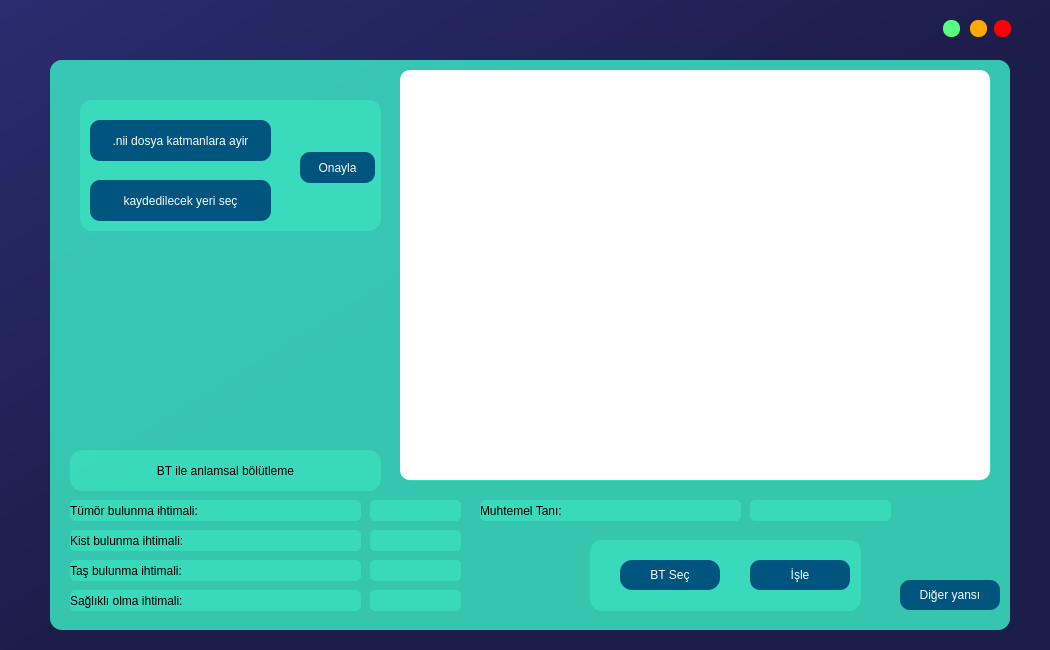
<?xml version="1.0" encoding="UTF-8"?>
<ui version="4.0">
 <class>Dialog</class>
 <widget class="QDialog" name="Dialog">
  <property name="geometry">
   <rect>
    <x>0</x>
    <y>0</y>
    <width>1050</width>
    <height>650</height>
   </rect>
  </property>
  <property name="windowTitle">
   <string>Dialog</string>
  </property>
  <property name="styleSheet">
   <string notr="true">background-color: qlineargradient(spread:pad, x1:0, y1:0, x2:1, y2:1, stop:0 rgba(42, 44, 111, 255), stop:0.521368 rgba(28, 29, 73, 255));border-radius: 30px;</string>
  </property>
  <widget class="QFrame" name="frame">
   <property name="geometry">
    <rect>
     <x>50</x>
     <y>59</y>
     <width>1050</width>
     <height>960</height>
    </rect>
   </property>
   <property name="styleSheet">
    <string notr="true">background-color: none;</string>
   </property>
   <property name="frameShape">
    <enum>QFrame::StyledPanel</enum>
   </property>
   <property name="frameShadow">
    <enum>QFrame::Raised</enum>
   </property>
  </widget>
  <widget class="QPushButton" name="btn_kapa">
   <property name="geometry">
    <rect>
     <x>994</x>
     <y>20</y>
     <width>17</width>
     <height>17</height>
    </rect>
   </property>
   <property name="minimumSize">
    <size>
     <width>16</width>
     <height>16</height>
    </size>
   </property>
   <property name="maximumSize">
    <size>
     <width>17</width>
     <height>17</height>
    </size>
   </property>
   <property name="toolTip">
    <string>Close</string>
   </property>
   <property name="styleSheet">
    <string notr="true">QPushButton {
	border: none;
	border-radius: 8px;		
	background-color: rgb(255, 0, 0);
}
QPushButton:hover {		
	background-color: rgba(255, 0, 0, 150);
}</string>
   </property>
   <property name="text">
    <string/>
   </property>
  </widget>
  <widget class="QLabel" name="logo">
   <property name="geometry">
    <rect>
     <x>0</x>
     <y>10</y>
     <width>71</width>
     <height>51</height>
    </rect>
   </property>
   <property name="styleSheet">
    <string notr="true">background-color:none;
image: url(:/logom/tubitak_logo.png);</string>
   </property>
   <property name="text">
    <string/>
   </property>
  </widget>
  <widget class="QStackedWidget" name="stackedWidget">
   <property name="geometry">
    <rect>
     <x>50</x>
     <y>60</y>
     <width>960</width>
     <height>570</height>
    </rect>
   </property>
   <property name="styleSheet">
    <string notr="true">background-color: rgb(60, 231, 195,150);
border-radius: 12px;
</string>
   </property>
   <property name="currentIndex">
    <number>0</number>
   </property>
   <widget class="QWidget" name="page">
    <property name="styleSheet">
     <string notr="true">background-color: rgb(60, 231, 195,150);
</string>
    </property>
    <widget class="QLabel" name="tumor_i_t">
     <property name="geometry">
      <rect>
       <x>20</x>
       <y>440</y>
       <width>291</width>
       <height>21</height>
      </rect>
     </property>
     <property name="styleSheet">
      <string notr="true">border-radius: 5px;image:none;
font: 75 14pt &quot;MS Shell Dlg 2&quot;;</string>
     </property>
     <property name="text">
      <string>Tümör bulunma ihtimali:</string>
     </property>
    </widget>
    <widget class="QWidget" name="Roket_Map" native="true">
     <property name="geometry">
      <rect>
       <x>350</x>
       <y>10</y>
       <width>591</width>
       <height>411</height>
      </rect>
     </property>
     <widget class="QLabel" name="bt_2">
      <property name="geometry">
       <rect>
        <x>0</x>
        <y>0</y>
        <width>590</width>
        <height>410</height>
       </rect>
      </property>
      <property name="styleSheet">
       <string notr="true">background-color: rgb(255, 255, 255);
border-radius: 10px;
image:none;</string>
      </property>
      <property name="text">
       <string/>
      </property>
     </widget>
    </widget>
    <widget class="QPushButton" name="isle_onay">
     <property name="geometry">
      <rect>
       <x>700</x>
       <y>500</y>
       <width>100</width>
       <height>30</height>
      </rect>
     </property>
     <property name="styleSheet">
      <string notr="true">QPushButton {
	color:rgb(250,250,250);
	font: 75 16pt &quot;MS Shell Dlg 2&quot;;
	border: none;
	border-radius: 10px;		
	background-color:  rgb(0, 85, 127);
}
QPushButton:hover {	
	background-color: rgb(0, 85, 127, 100);
}</string>
     </property>
     <property name="text">
      <string>İşle</string>
     </property>
    </widget>
    <widget class="QPushButton" name="bt_sec">
     <property name="geometry">
      <rect>
       <x>570</x>
       <y>500</y>
       <width>100</width>
       <height>30</height>
      </rect>
     </property>
     <property name="styleSheet">
      <string notr="true">QPushButton {
	border: none;
	color:rgb(250,250,250);

	background-color: rgb(0, 85, 127);
	font: 75 16pt &quot;MS Shell Dlg 2&quot;;
}
QPushButton:hover {	
	background-color: rgba(0, 85, 127, 150);
}</string>
     </property>
     <property name="text">
      <string>BT Seç</string>
     </property>
    </widget>
    <widget class="QLabel" name="kist_t">
     <property name="geometry">
      <rect>
       <x>20</x>
       <y>470</y>
       <width>291</width>
       <height>21</height>
      </rect>
     </property>
     <property name="styleSheet">
      <string notr="true">border-radius: 5px;image:none;
font: 75 14pt &quot;MS Shell Dlg 2&quot;;</string>
     </property>
     <property name="text">
      <string>Kist bulunma ihtimali:</string>
     </property>
    </widget>
    <widget class="QLabel" name="tas_t">
     <property name="geometry">
      <rect>
       <x>20</x>
       <y>500</y>
       <width>291</width>
       <height>21</height>
      </rect>
     </property>
     <property name="styleSheet">
      <string notr="true">border-radius: 5px;image:none;
font: 75 14pt &quot;MS Shell Dlg 2&quot;;</string>
     </property>
     <property name="text">
      <string>Taş bulunma ihtimali:</string>
     </property>
    </widget>
    <widget class="QLabel" name="normal_t">
     <property name="geometry">
      <rect>
       <x>20</x>
       <y>530</y>
       <width>291</width>
       <height>21</height>
      </rect>
     </property>
     <property name="styleSheet">
      <string notr="true">border-radius: 5px;image:none;
font: 75 14pt &quot;MS Shell Dlg 2&quot;;</string>
     </property>
     <property name="text">
      <string>Sağlıklı olma ihtimali:</string>
     </property>
    </widget>
    <widget class="QPushButton" name="nii_katman">
     <property name="geometry">
      <rect>
       <x>40</x>
       <y>60</y>
       <width>181</width>
       <height>41</height>
      </rect>
     </property>
     <property name="styleSheet">
      <string notr="true">QPushButton {
	color:rgb(250,250,250);
	border: none;
	border-radius: 10px;		
	background-color:  rgb(0, 85, 127);
	
	font: 75 11pt &quot;MS Shell Dlg 2&quot;;
}
QPushButton:hover {	
	background-color: rgb(0, 85, 127, 100);
}</string>
     </property>
     <property name="text">
      <string>.nii dosya katmanlara ayir</string>
     </property>
    </widget>
    <widget class="QPushButton" name="ni_kaydet">
     <property name="geometry">
      <rect>
       <x>40</x>
       <y>120</y>
       <width>181</width>
       <height>41</height>
      </rect>
     </property>
     <property name="styleSheet">
      <string notr="true">QPushButton {
	font: 11pt &quot;MS Shell Dlg 2&quot;;
	color:rgb(250,250,250);
	border: none;
	border-radius: 10px;		
	background-color:  rgb(0, 85, 127);
}
QPushButton:hover {	
	background-color: rgb(0, 85, 127, 100);
}</string>
     </property>
     <property name="text">
      <string>kaydedilecek yeri seç</string>
     </property>
    </widget>
    <widget class="QPushButton" name="ni_onayla">
     <property name="geometry">
      <rect>
       <x>250</x>
       <y>92</y>
       <width>75</width>
       <height>31</height>
      </rect>
     </property>
     <property name="styleSheet">
      <string notr="true">QPushButton {
	color:rgb(250,250,250);
	border: none;
	border-radius: 10px;		
	background-color:  rgb(0, 85, 127);
}
QPushButton:hover {	
	background-color: rgb(0, 85, 127, 100);
}</string>
     </property>
     <property name="text">
      <string>Onayla</string>
     </property>
    </widget>
    <widget class="QLabel" name="label">
     <property name="geometry">
      <rect>
       <x>30</x>
       <y>40</y>
       <width>301</width>
       <height>131</height>
      </rect>
     </property>
     <property name="text">
      <string/>
     </property>
    </widget>
    <widget class="QLabel" name="label_2">
     <property name="geometry">
      <rect>
       <x>540</x>
       <y>480</y>
       <width>271</width>
       <height>71</height>
      </rect>
     </property>
     <property name="text">
      <string/>
     </property>
    </widget>
    <widget class="QLabel" name="t_ihtimal">
     <property name="geometry">
      <rect>
       <x>320</x>
       <y>440</y>
       <width>91</width>
       <height>21</height>
      </rect>
     </property>
     <property name="styleSheet">
      <string notr="true">border-radius: 5px;image:none;
font: 75 14pt &quot;MS Shell Dlg 2&quot;;</string>
     </property>
     <property name="text">
      <string/>
     </property>
    </widget>
    <widget class="QLabel" name="kist_ihtimal">
     <property name="geometry">
      <rect>
       <x>320</x>
       <y>470</y>
       <width>91</width>
       <height>21</height>
      </rect>
     </property>
     <property name="styleSheet">
      <string notr="true">border-radius: 5px;image:none;
font: 75 14pt &quot;MS Shell Dlg 2&quot;;</string>
     </property>
     <property name="text">
      <string/>
     </property>
    </widget>
    <widget class="QLabel" name="tas_ihtimal">
     <property name="geometry">
      <rect>
       <x>320</x>
       <y>500</y>
       <width>91</width>
       <height>21</height>
      </rect>
     </property>
     <property name="styleSheet">
      <string notr="true">border-radius: 5px;image:none;
font: 75 14pt &quot;MS Shell Dlg 2&quot;;</string>
     </property>
     <property name="text">
      <string/>
     </property>
    </widget>
    <widget class="QLabel" name="normal_ihtimal">
     <property name="geometry">
      <rect>
       <x>320</x>
       <y>530</y>
       <width>91</width>
       <height>21</height>
      </rect>
     </property>
     <property name="styleSheet">
      <string notr="true">border-radius: 5px;image:none;
font: 75 14pt &quot;MS Shell Dlg 2&quot;;</string>
     </property>
     <property name="text">
      <string/>
     </property>
    </widget>
    <widget class="QPushButton" name="d_yansi">
     <property name="geometry">
      <rect>
       <x>850</x>
       <y>520</y>
       <width>100</width>
       <height>30</height>
      </rect>
     </property>
     <property name="styleSheet">
      <string notr="true">QPushButton {
	font: 75 11pt &quot;MS Shell Dlg 2&quot;;
	color:rgb(250,250,250);
	border: none;
	border-radius: 10px;		
	background-color:  rgb(0, 85, 127);
}
QPushButton:hover {	
	background-color: rgb(0, 85, 127, 100);
}</string>
     </property>
     <property name="text">
      <string>Diğer yansı</string>
     </property>
    </widget>
    <widget class="QLabel" name="bt_semantic">
     <property name="geometry">
      <rect>
       <x>20</x>
       <y>390</y>
       <width>311</width>
       <height>41</height>
      </rect>
     </property>
     <property name="styleSheet">
      <string notr="true">font: 75 16pt &quot;MS Shell Dlg 2&quot;;</string>
     </property>
     <property name="text">
      <string>BT ile anlamsal bölütleme</string>
     </property>
     <property name="alignment">
      <set>Qt::AlignCenter</set>
     </property>
    </widget>
    <widget class="QLabel" name="t_tani">
     <property name="geometry">
      <rect>
       <x>700</x>
       <y>440</y>
       <width>141</width>
       <height>21</height>
      </rect>
     </property>
     <property name="styleSheet">
      <string notr="true">border-radius: 5px;image:none;
font: 75 14pt &quot;MS Shell Dlg 2&quot;;</string>
     </property>
     <property name="text">
      <string/>
     </property>
    </widget>
    <widget class="QLabel" name="muhtemel_text">
     <property name="geometry">
      <rect>
       <x>430</x>
       <y>440</y>
       <width>261</width>
       <height>21</height>
      </rect>
     </property>
     <property name="styleSheet">
      <string notr="true">border-radius: 5px;image:none;
font: 75 14pt &quot;MS Shell Dlg 2&quot;;</string>
     </property>
     <property name="text">
      <string>Muhtemel Tanı:</string>
     </property>
    </widget>
    <widget class="QLabel" name="label_5">
     <property name="geometry">
      <rect>
       <x>40</x>
       <y>200</y>
       <width>261</width>
       <height>171</height>
      </rect>
     </property>
     <property name="styleSheet">
      <string notr="true">background-color:none;
image: url(:/logo_meb/meb_logo.png);</string>
     </property>
     <property name="text">
      <string/>
     </property>
    </widget>
    <zorder>tumor_i_t</zorder>
    <zorder>Roket_Map</zorder>
    <zorder>kist_t</zorder>
    <zorder>tas_t</zorder>
    <zorder>normal_t</zorder>
    <zorder>label</zorder>
    <zorder>nii_katman</zorder>
    <zorder>ni_kaydet</zorder>
    <zorder>ni_onayla</zorder>
    <zorder>label_2</zorder>
    <zorder>bt_sec</zorder>
    <zorder>isle_onay</zorder>
    <zorder>t_ihtimal</zorder>
    <zorder>kist_ihtimal</zorder>
    <zorder>tas_ihtimal</zorder>
    <zorder>normal_ihtimal</zorder>
    <zorder>d_yansi</zorder>
    <zorder>bt_semantic</zorder>
    <zorder>t_tani</zorder>
    <zorder>muhtemel_text</zorder>
    <zorder>label_5</zorder>
   </widget>
   <widget class="QWidget" name="page_2">
    <property name="styleSheet">
     <string notr="true"/>
    </property>
    <widget class="QTextEdit" name="h_oyku">
     <property name="geometry">
      <rect>
       <x>460</x>
       <y>300</y>
       <width>481</width>
       <height>211</height>
      </rect>
     </property>
     <property name="styleSheet">
      <string notr="true">font: 14pt &quot;MS Shell Dlg 2&quot;;</string>
     </property>
    </widget>
    <widget class="QLabel" name="h_yas_t">
     <property name="geometry">
      <rect>
       <x>20</x>
       <y>60</y>
       <width>271</width>
       <height>31</height>
      </rect>
     </property>
     <property name="styleSheet">
      <string notr="true">border-radius: 5px;image:none;
font: 75 14pt &quot;MS Shell Dlg 2&quot;;</string>
     </property>
     <property name="text">
      <string>Yaşı</string>
     </property>
     <property name="alignment">
      <set>Qt::AlignCenter</set>
     </property>
    </widget>
    <widget class="QLineEdit" name="h_isim">
     <property name="geometry">
      <rect>
       <x>320</x>
       <y>20</y>
       <width>291</width>
       <height>31</height>
      </rect>
     </property>
     <property name="styleSheet">
      <string notr="true">border-radius: 5px;image:none;
font: 75 14pt &quot;MS Shell Dlg 2&quot;;</string>
     </property>
     <property name="text">
      <string/>
     </property>
    </widget>
    <widget class="QLabel" name="h_cinsiyet_t">
     <property name="geometry">
      <rect>
       <x>20</x>
       <y>100</y>
       <width>271</width>
       <height>31</height>
      </rect>
     </property>
     <property name="styleSheet">
      <string notr="true">border-radius: 5px;image:none;
font: 75 14pt &quot;MS Shell Dlg 2&quot;;</string>
     </property>
     <property name="text">
      <string>Cinsiyeti</string>
     </property>
     <property name="alignment">
      <set>Qt::AlignCenter</set>
     </property>
    </widget>
    <widget class="QLineEdit" name="h_cinsiyet">
     <property name="geometry">
      <rect>
       <x>320</x>
       <y>100</y>
       <width>291</width>
       <height>31</height>
      </rect>
     </property>
     <property name="styleSheet">
      <string notr="true">border-radius: 5px;image:none;
font: 75 14pt &quot;MS Shell Dlg 2&quot;;</string>
     </property>
     <property name="text">
      <string/>
     </property>
    </widget>
    <widget class="QLineEdit" name="h_yas">
     <property name="geometry">
      <rect>
       <x>320</x>
       <y>60</y>
       <width>291</width>
       <height>31</height>
      </rect>
     </property>
     <property name="styleSheet">
      <string notr="true">border-radius: 5px;image:none;
font: 75 14pt &quot;MS Shell Dlg 2&quot;;</string>
     </property>
     <property name="text">
      <string/>
     </property>
    </widget>
    <widget class="QLabel" name="h_iletisim_t">
     <property name="geometry">
      <rect>
       <x>20</x>
       <y>140</y>
       <width>271</width>
       <height>31</height>
      </rect>
     </property>
     <property name="styleSheet">
      <string notr="true">border-radius: 5px;image:none;
font: 75 14pt &quot;MS Shell Dlg 2&quot;;</string>
     </property>
     <property name="text">
      <string>İletişim Bilgisi (Email)</string>
     </property>
     <property name="alignment">
      <set>Qt::AlignCenter</set>
     </property>
    </widget>
    <widget class="QLabel" name="h_isim_t">
     <property name="geometry">
      <rect>
       <x>20</x>
       <y>20</y>
       <width>271</width>
       <height>31</height>
      </rect>
     </property>
     <property name="styleSheet">
      <string notr="true">border-radius: 5px;image:none;
font: 75 14pt &quot;MS Shell Dlg 2&quot;;</string>
     </property>
     <property name="text">
      <string>Hasta İsim Soy İsim</string>
     </property>
     <property name="alignment">
      <set>Qt::AlignCenter</set>
     </property>
    </widget>
    <widget class="QLineEdit" name="h_email">
     <property name="geometry">
      <rect>
       <x>320</x>
       <y>140</y>
       <width>291</width>
       <height>31</height>
      </rect>
     </property>
     <property name="styleSheet">
      <string notr="true">border-radius: 5px;image:none;
font: 75 14pt &quot;MS Shell Dlg 2&quot;;</string>
     </property>
     <property name="text">
      <string/>
     </property>
    </widget>
    <widget class="QLabel" name="h_tani_oyku">
     <property name="geometry">
      <rect>
       <x>660</x>
       <y>270</y>
       <width>271</width>
       <height>21</height>
      </rect>
     </property>
     <property name="layoutDirection">
      <enum>Qt::RightToLeft</enum>
     </property>
     <property name="styleSheet">
      <string notr="true">border-radius: 5px;image:none;
font: 75 14pt &quot;MS Shell Dlg 2&quot;;</string>
     </property>
     <property name="text">
      <string>Tanı ve Hastanın Öyküsü</string>
     </property>
     <property name="alignment">
      <set>Qt::AlignCenter</set>
     </property>
    </widget>
    <widget class="QLabel" name="u_dil">
     <property name="geometry">
      <rect>
       <x>10</x>
       <y>490</y>
       <width>151</width>
       <height>31</height>
      </rect>
     </property>
     <property name="styleSheet">
      <string notr="true">border-radius: 5px;image:none;
font: 75 14pt &quot;MS Shell Dlg 2&quot;;</string>
     </property>
     <property name="text">
      <string>Uygulama Dili</string>
     </property>
     <property name="alignment">
      <set>Qt::AlignCenter</set>
     </property>
    </widget>
    <widget class="QPushButton" name="turkce">
     <property name="geometry">
      <rect>
       <x>10</x>
       <y>530</y>
       <width>75</width>
       <height>23</height>
      </rect>
     </property>
     <property name="styleSheet">
      <string notr="true">QPushButton {
	color:rgb(250,250,250);
	border: none;
	border-radius: 10px;		
	background-color:  rgb(0, 85, 127);
}
QPushButton:hover {	
	background-color: rgb(0, 85, 127, 100);
}</string>
     </property>
     <property name="text">
      <string>Türkçe</string>
     </property>
    </widget>
    <widget class="QPushButton" name="english">
     <property name="geometry">
      <rect>
       <x>90</x>
       <y>530</y>
       <width>75</width>
       <height>23</height>
      </rect>
     </property>
     <property name="styleSheet">
      <string notr="true">QPushButton {
	color:rgb(250,250,250);
	border: none;
	border-radius: 10px;		
	background-color:  rgb(0, 85, 127);
}
QPushButton:hover {	
	background-color: rgb(0, 85, 127, 100);
}</string>
     </property>
     <property name="text">
      <string>English</string>
     </property>
    </widget>
    <widget class="QLabel" name="y_tahlil_t">
     <property name="geometry">
      <rect>
       <x>20</x>
       <y>280</y>
       <width>361</width>
       <height>31</height>
      </rect>
     </property>
     <property name="styleSheet">
      <string notr="true">border-radius: 5px;image:none;
font: 100 14pt &quot;MS Shell Dlg 2&quot;;</string>
     </property>
     <property name="text">
      <string>Yapılacak Tahliller ve İşlemler</string>
     </property>
     <property name="alignment">
      <set>Qt::AlignCenter</set>
     </property>
    </widget>
    <widget class="QTextEdit" name="y_islem">
     <property name="geometry">
      <rect>
       <x>20</x>
       <y>320</y>
       <width>371</width>
       <height>151</height>
      </rect>
     </property>
     <property name="styleSheet">
      <string notr="true">font: 75 14pt &quot;MS Shell Dlg 2&quot;;</string>
     </property>
    </widget>
    <widget class="QPushButton" name="h_kaydet">
     <property name="geometry">
      <rect>
       <x>330</x>
       <y>530</y>
       <width>171</width>
       <height>23</height>
      </rect>
     </property>
     <property name="styleSheet">
      <string notr="true">QPushButton {
	color:rgb(250,250,250);
	border: none;
	border-radius: 10px;		
	background-color:  rgb(0, 85, 127);
	font: 75 12pt &quot;MS Shell Dlg 2&quot;;
}
QPushButton:hover {	
	background-color: rgb(0, 85, 127, 100);
}</string>
     </property>
     <property name="text">
      <string>İŞLE</string>
     </property>
    </widget>
    <widget class="QPushButton" name="d_yansi_2">
     <property name="geometry">
      <rect>
       <x>850</x>
       <y>520</y>
       <width>100</width>
       <height>30</height>
      </rect>
     </property>
     <property name="styleSheet">
      <string notr="true">QPushButton {
	color:rgb(250,250,250);
	border: none;
	border-radius: 10px;		
	background-color:  rgb(0, 85, 127);
	font: 75 11pt &quot;MS Shell Dlg 2&quot;;

}
QPushButton:hover {	
	background-color: rgb(0, 85, 127, 100);
}</string>
     </property>
     <property name="text">
      <string>Diğer yansı</string>
     </property>
    </widget>
    <widget class="QPushButton" name="hasta_bilgi_kaydet">
     <property name="geometry">
      <rect>
       <x>640</x>
       <y>130</y>
       <width>101</width>
       <height>31</height>
      </rect>
     </property>
     <property name="styleSheet">
      <string notr="true">QPushButton {
	color:rgb(250,250,250);
	border: none;
	border-radius: 10px;		
	background-color:  rgb(0, 85, 127);
}
QPushButton:hover {	
	background-color: rgb(0, 85, 127, 100);
}</string>
     </property>
     <property name="text">
      <string>Tüm bilgileri Kaydet</string>
     </property>
    </widget>
    <widget class="QLineEdit" name="id_no">
     <property name="geometry">
      <rect>
       <x>680</x>
       <y>20</y>
       <width>101</width>
       <height>31</height>
      </rect>
     </property>
     <property name="styleSheet">
      <string notr="true">border-radius: 5px;image:none;
font: 75 11pt &quot;MS Shell Dlg 2&quot;;</string>
     </property>
     <property name="text">
      <string/>
     </property>
    </widget>
    <widget class="QLabel" name="h_cinsiyet_t_2">
     <property name="geometry">
      <rect>
       <x>630</x>
       <y>20</y>
       <width>41</width>
       <height>31</height>
      </rect>
     </property>
     <property name="styleSheet">
      <string notr="true">border-radius: 5px;image:none;
font: 75 12pt &quot;MS Shell Dlg 2&quot;;</string>
     </property>
     <property name="text">
      <string>ID:</string>
     </property>
     <property name="alignment">
      <set>Qt::AlignCenter</set>
     </property>
    </widget>
    <widget class="QLabel" name="tc_hasta">
     <property name="geometry">
      <rect>
       <x>20</x>
       <y>180</y>
       <width>271</width>
       <height>31</height>
      </rect>
     </property>
     <property name="styleSheet">
      <string notr="true">border-radius: 5px;image:none;
font: 75 14pt &quot;MS Shell Dlg 2&quot;;</string>
     </property>
     <property name="text">
      <string>Hasta TCKN</string>
     </property>
     <property name="alignment">
      <set>Qt::AlignCenter</set>
     </property>
    </widget>
    <widget class="QLineEdit" name="h_tc_yaz">
     <property name="geometry">
      <rect>
       <x>320</x>
       <y>180</y>
       <width>291</width>
       <height>31</height>
      </rect>
     </property>
     <property name="styleSheet">
      <string notr="true">border-radius: 5px;image:none;
font: 75 14pt &quot;MS Shell Dlg 2&quot;;</string>
     </property>
     <property name="text">
      <string/>
     </property>
    </widget>
    <widget class="QLabel" name="label_4">
     <property name="geometry">
      <rect>
       <x>780</x>
       <y>80</y>
       <width>151</width>
       <height>151</height>
      </rect>
     </property>
     <property name="styleSheet">
      <string notr="true">background-color:none;
image:url(:/logo_meb/meb_logo.png)</string>
     </property>
     <property name="text">
      <string/>
     </property>
    </widget>
   </widget>
  </widget>
  <widget class="QPushButton" name="btn_indir">
   <property name="geometry">
    <rect>
     <x>943</x>
     <y>20</y>
     <width>17</width>
     <height>17</height>
    </rect>
   </property>
   <property name="minimumSize">
    <size>
     <width>16</width>
     <height>16</height>
    </size>
   </property>
   <property name="maximumSize">
    <size>
     <width>17</width>
     <height>17</height>
    </size>
   </property>
   <property name="toolTip">
    <string>Maximize</string>
   </property>
   <property name="styleSheet">
    <string notr="true">QPushButton {
	border: none;
	border-radius: 8px;	
	background-color: rgb(85, 255, 127);
}
QPushButton:hover {	
	background-color: rgba(85, 255, 127, 150);
}</string>
   </property>
   <property name="text">
    <string/>
   </property>
  </widget>
  <widget class="QPushButton" name="btn_cerceve">
   <property name="geometry">
    <rect>
     <x>970</x>
     <y>20</y>
     <width>17</width>
     <height>17</height>
    </rect>
   </property>
   <property name="minimumSize">
    <size>
     <width>16</width>
     <height>16</height>
    </size>
   </property>
   <property name="maximumSize">
    <size>
     <width>17</width>
     <height>17</height>
    </size>
   </property>
   <property name="toolTip">
    <string>Minimize</string>
   </property>
   <property name="styleSheet">
    <string notr="true">QPushButton {
	border: none;
	border-radius: 8px;		
	background-color: rgb(255, 170, 0);
}
QPushButton:hover {	
	background-color: rgba(255, 170, 0, 150);
}</string>
   </property>
   <property name="text">
    <string/>
   </property>
  </widget>
 </widget>
 <resources>
  <include location="logo.qrc"/>
  <include location="logo_meb.qrc"/>
 </resources>
 <connections/>
</ui>
